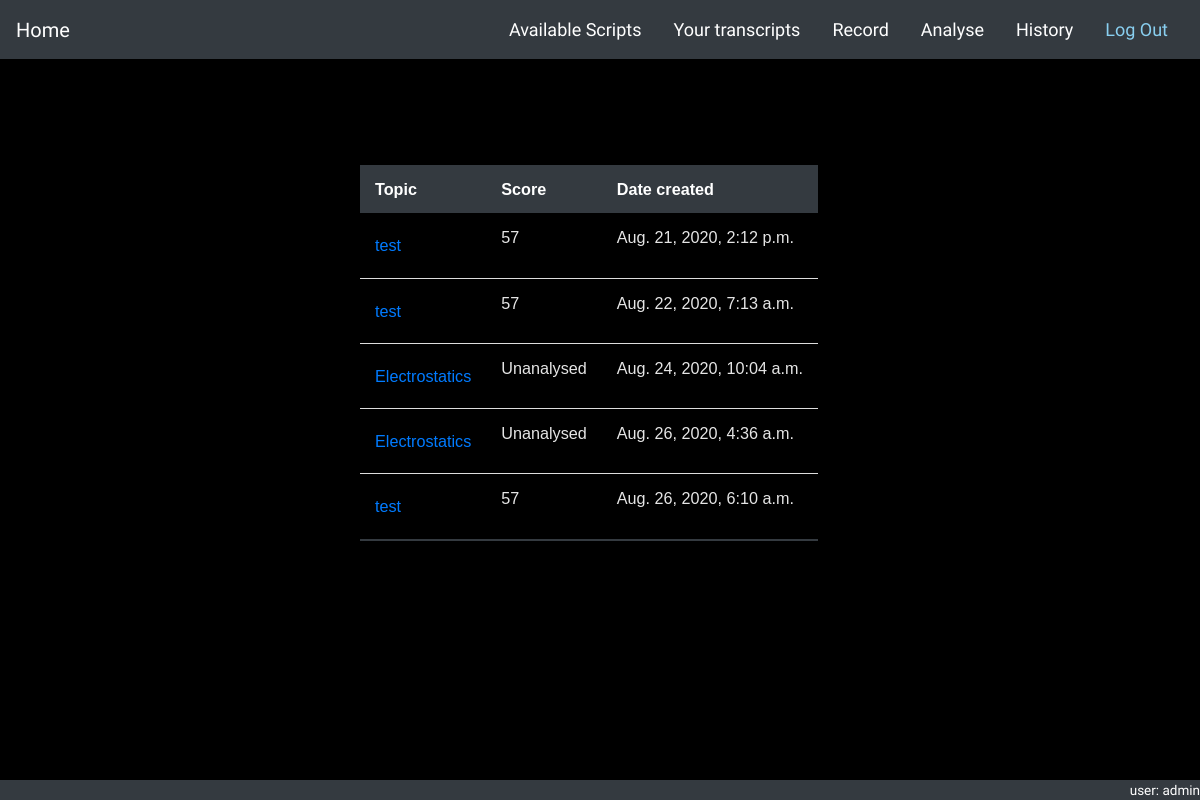
The app's page /lessons/analyse (signed in), older data.
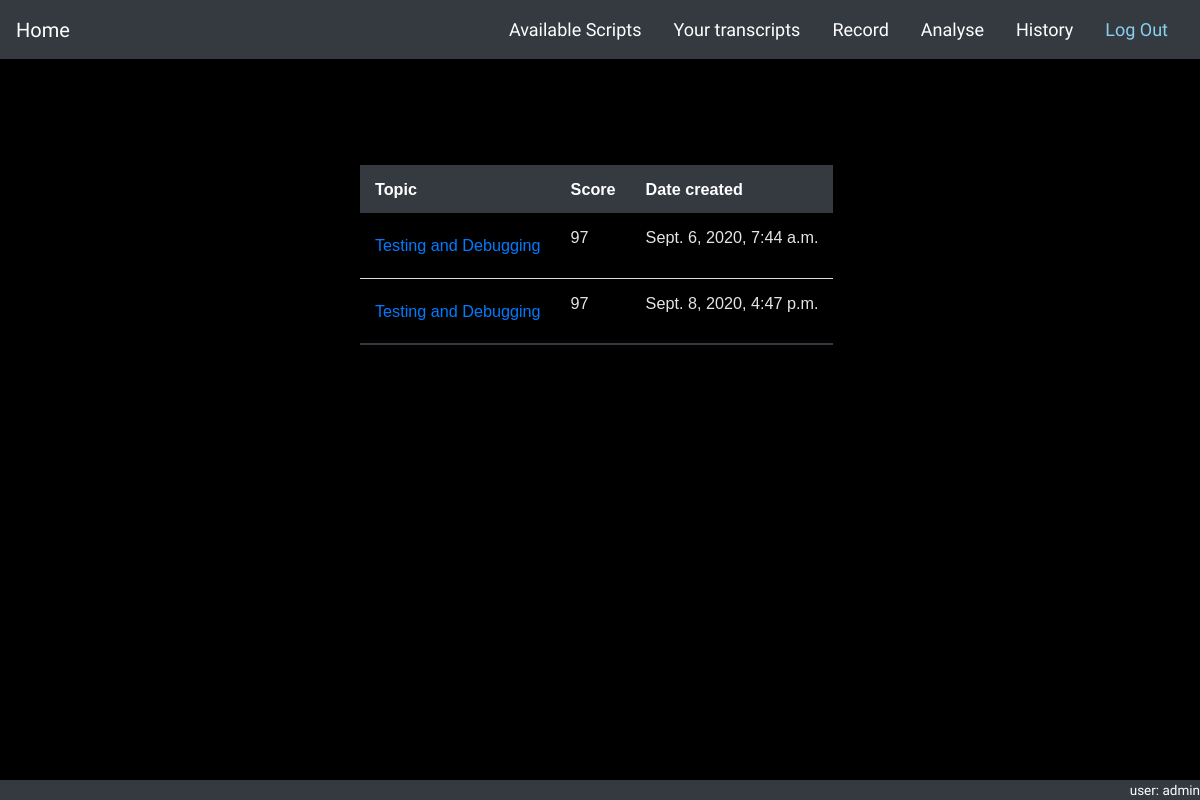
The same page, newer data.
### lessons/models.py (models this page shows, shortened)
class AnalysisObj(models.Model):
    transcript = models.ForeignKey(Transcript, null=True, on_delete=models.CASCADE)
    script = models.ForeignKey(Script, null=True, on_delete=models.CASCADE)
    user = models.ForeignKey(settings.AUTH_USER_MODEL, on_delete=models.CASCADE)
    date = models.DateTimeField(auto_now_add=True)
    score = models.IntegerField(null=True, blank=True)
    highlights = models.TextField(null=True, blank=True)
    highlights_missed = models.TextField(null=True, blank=True)
    filler_words = models.TextField(null=True, blank=True)
    def get_absolute_url(self):
        return reverse('analyse_detail', args=[str(self.pk)])
    def __str__(self):
        return self.script.topic.name

class Script(models.Model):
    topic = models.ForeignKey(Topic, on_delete=models.CASCADE, null=True)   # todo onetoonefield
    text = models.TextField()
    _flags = models.TextField(blank=True)
    @property
    def flags(self):
        val = self._flags.strip('][').split(', ')
        return val

class Topic(models.Model):
    name = models.CharField(max_length=50)

### lessons/views.py (the view)
# urls.py: path('analyse', views.AnalysisListView.as_view(), name='analyse_list'),
class AnalysisListView(LoginRequiredMixin, generic.ListView):
    model = AnalysisObj
    template_name = 'analysis_list.html'

### lessons/templates/analysis_list.html (shortened to what this page needs)
{% extends 'base_generic.html' %}
{% load static %}
{% block content %}
    <br>
    <br>
    <br>
    <div class="container">
        <table class="styled-table">
            <thead>
            <tr>
                <th>Topic</th>
                <th>Score</th>
                <th>Date created</th>
            </tr>
            </thead>
            {% for analysis in analysisobj_list %}
                <tr>
                    <td> <a href="{{ analysis.get_absolute_url }}">{{analysis}}</a> </td>
                    <td> <p style="font-size: 1em;">
                        {% if analysis.score == None %}
                            Unanalysed
                        {% else %}
                            {{analysis.score}}
                        {% endif %}
                    </p> </td>
                    <td> <p>{{ analysis.date }}</p> </td>
                </tr>
            {% endfor %}
        </table>
    </div>
{% endblock %}

Row changes from the older to the newer data that the page shows:
removed AnalysisObj: script.name "test", score "57", date "Aug. 21, 2020, 2:12 p.m."
removed AnalysisObj: script.name "test", score "57", date "Aug. 22, 2020, 7:13 a.m."
removed AnalysisObj: script.name "Electrostatics", shows "Unanalysed", date "Aug. 24, 2020, 10:04 a.m."
removed AnalysisObj: script.name "Electrostatics", shows "Unanalysed", date "Aug. 26, 2020, 4:36 a.m."
removed AnalysisObj: script.name "test", score "57", date "Aug. 26, 2020, 6:10 a.m."
added AnalysisObj: script.name "Testing and Debugging", score "97", date "Sept. 6, 2020, 7:44 a.m."
added AnalysisObj: script.name "Testing and Debugging", score "97", date "Sept. 8, 2020, 4:47 p.m."
